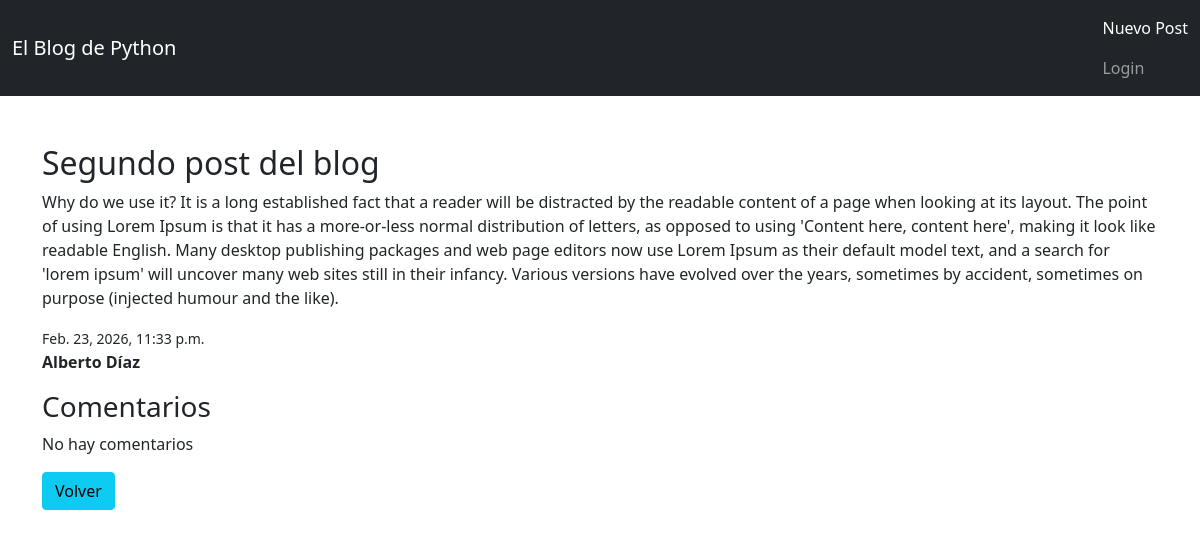
The page /post/2 on the database as committed earlier.
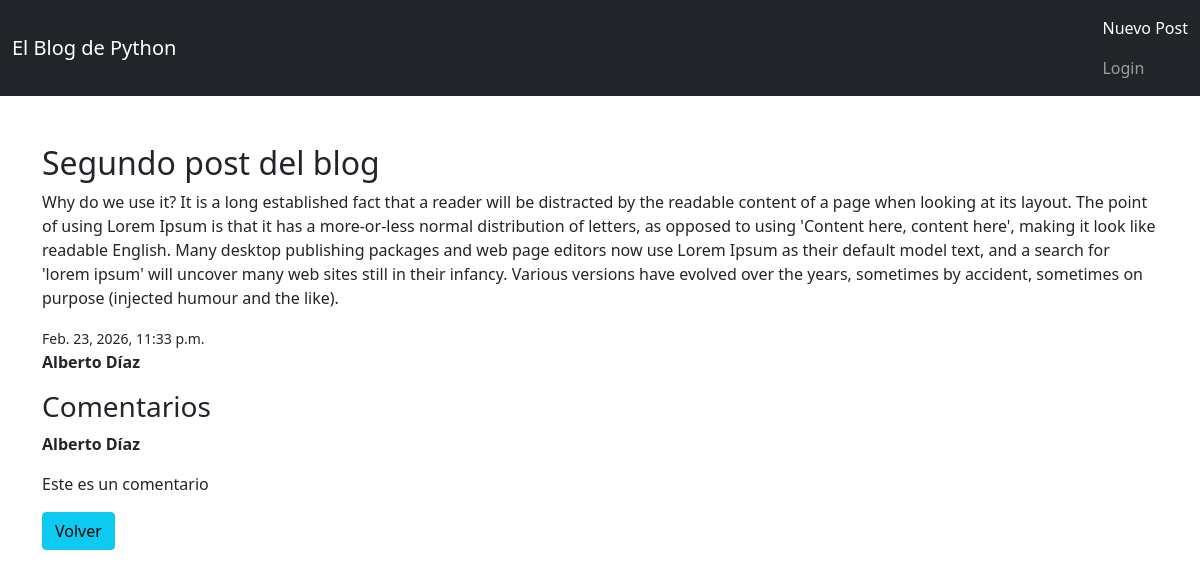
The same page on the database as committed later.
### comments/models.py (models this page shows, shortened)
class Comments(models.Model):
    post = models.ForeignKey(
        Post,
        on_delete=models.CASCADE,
        related_name='comments'
    )
    author = models.CharField(max_length=100)
    content = models.TextField()
    created_at = models.DateTimeField(auto_now_add=True)

### blog/views.py (the view)
# urls.py: path('post/<int:post_id>', post_detail, name='post_detail')
def post_detail(request, post_id):
    post = get_object_or_404(Post, id=post_id)
    return render(request, 'blog/post_detail.html', {'post': post})

### templates/blog/post_detail.html (shortened to what this page needs)
{% extends 'blog/base.html' %}
{% block content%}
<h2>{{post.title}}</h2>
<p>{{post.content}}</p>
<small>{{ post.created_at }}</small>
<p><strong>{{post.author}}</strong></p>
<h3>Comentarios</h3>
{% for comment in post.comments.all %}
<p><strong>{{comment.author}}</strong></p>
<p>{{comment.content}}</p>
{%empty %}
<p>No hay comentarios</p>
{% endfor %}
<a href="{% url 'post_list' %}" class="btn btn-info">Volver</a>
{% endblock %}

Rows that differ between the two databases and show on the page:
added Comments: author "Alberto Díaz", content "Este es un comentario"
Other text that changed with them:
text no longer shown: "No hay comentarios"
